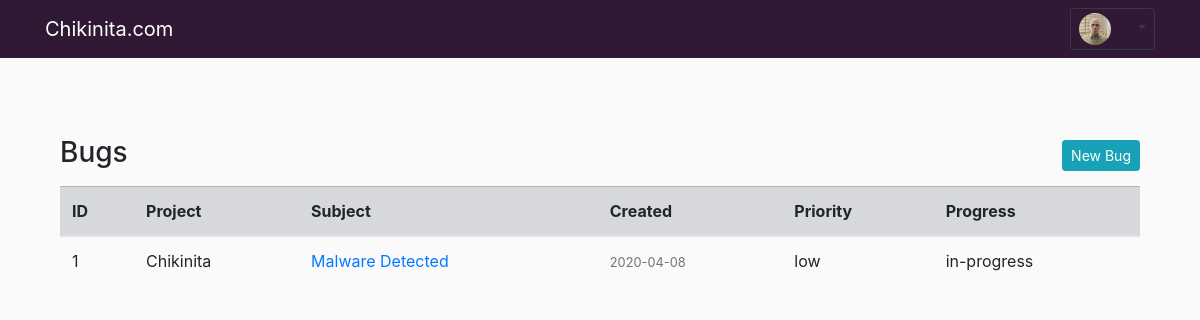
Before: /index (signed in) with the older database file.
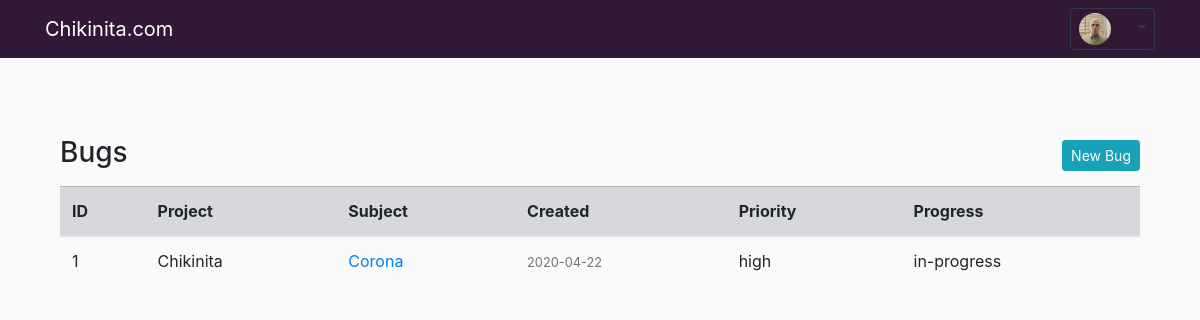
After: the same page with the newer database file.
### app/models.py (models this page shows, shortened)
class Tracker(db.Model):
    id = db.Column(db.Integer, primary_key=True)
    project = db.Column(db.String(60), nullable=False)
    subject = db.Column(db.String(140), nullable=False)
    content = db.Column(db.String(300), nullable=False)
    priority = db.Column(db.String(16), nullable=False)
    progress = db.Column(db.String(16), nullable=False)
    date_created = db.Column(db.DateTime, default=datetime.utcnow)
    user_id = db.Column(db.Integer, db.ForeignKey('user.id'))

### app/main/routes.py (the view)
@bp.route("/")
@bp.route("/index")
@login_required
def index():
    track = Tracker.query.all()
    return render_template('index.html', track=track)

### app/main/routes.py (called while the page is built)
@bp.before_request
def before_request():
    if current_user.is_authenticated:
        current_user.last_seen = datetime.utcnow()
        db.session.commit()

### app/models.py (called while the page is built)
@login.user_loader
def load_user(id):
    return User.query.get(int(id))

    def __repr__(self):
        return f"User('{self.username}', '{self.email}', '{self.image_file}, '{self.last_seen}')"

### app/templates/index.html
{% extends "base.html" %}
{% block content %}
<div class="container">
<div>
  <h3>Bugs
  <a class="btn btn-info btn-sm float-right mt-1 mb-1" href="{{ url_for('main.new_bug') }}">New Bug</a></h3>
</div>
  <table class="table table-hover mt-3">
    <thead class="table table-secondary">
        <tr>
          <th>ID</th>
          <th>Project</th>
          <th>Subject</th>
          <th>Created</th>
          <th>Priority</th>
          <th>Progress</th>
        </tr>
      </thead>
        {% for t in track %}
          {% if t.author == current_user %}
          <tbody>
            <tr>
              <td>{{ t.id }}</td>
              <td>{{ t.project.title() }}</td>
              <td>
                <a class="article-title" href="{{ url_for('main.bug', track_id=t.id) }}">
                {{ t.subject.title() }}</a>
              </td>
              <td>
                <small class="text-muted">{{ t.date_created.strftime('%Y-%m-%d') }}</small>
              </td>
              <td>{{ t.priority }}</td>
              <td>{{ t.progress }}</td>
            {% endif %}
            {% endfor %}
    </tbody>
  </table>
</div>
{% endblock content %}

Changed rows visible on the page:
changed Tracker "Chikinita": subject "Malware Detected" → "Corona"; date_created "2020-04-08" → "2020-04-22"; priority "low" → "high"
